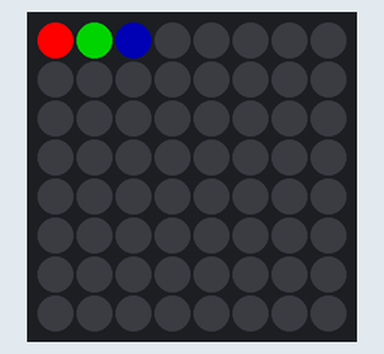
The program below on a simulated ESP8266 board running MicroPython. On the bench: 8×8 RGB LED matrix (first LED top left, wired row by row). Dim RGB values are drawn brighter than linear. At 25.7 s the program stops and its outputs stay as they are.

Above: at 0.1 s.
At 2.13 s:
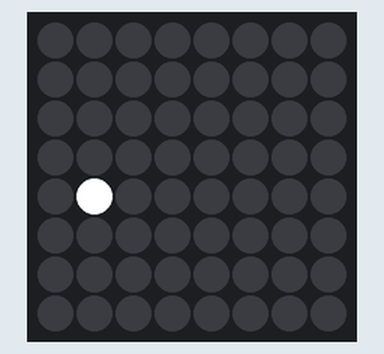
At 4.06 s:
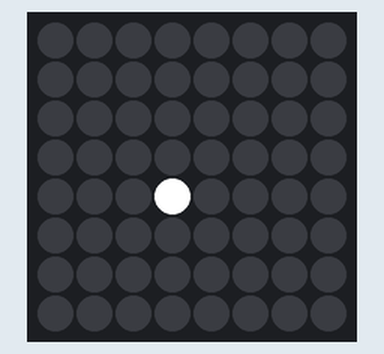
At 6.0 s:
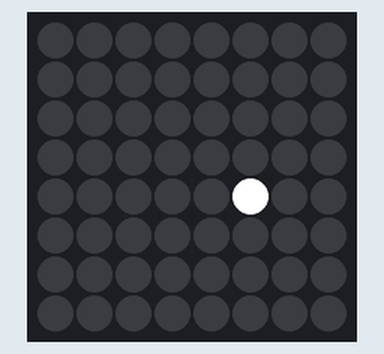
At 8.25 s:
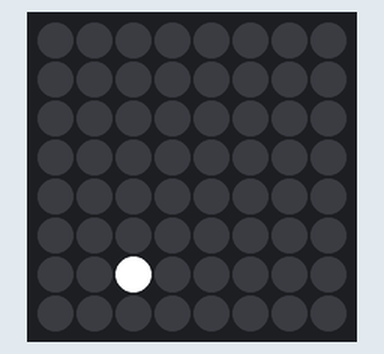
At 25.0 s:
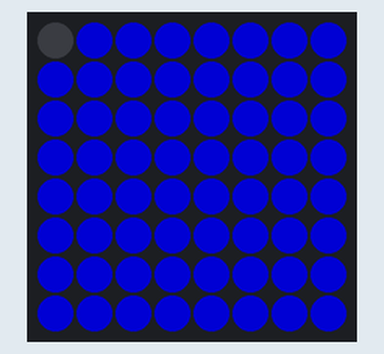

The program:

demoNeopixels.py
```python
# demoNeopixels - demo of neopixels
# accoriding to
# https://docs.micropython.org/en/latest/esp8266/esp8266/tutorial/neopixel.html
# 2017_0125 PePo new

import machine, neopixel

# LED matrix: 8 * 8 pixels
PIXEL_WIDTH = 8
PIXEL_HEIGHT = 8

#This configures a NeoPixel LED-matrix on GPIO13 with 8*8 pixels.
np = neopixel.NeoPixel(machine.Pin(13), PIXEL_WIDTH*PIXEL_HEIGHT)

#To set the colour of pixels use:
np[0] = (255, 0, 0) # set to red, full brightness
np[1] = (0, 128, 0) # set to green, half brightness
np[2] = (0, 0, 64)  # set to blue, quarter brightness

#Then use the write() method to output the colours to the LEDs:
np.write()

#The following demo function makes a fancy show on the LEDs:
import time
time.sleep_ms(1000) # wacht even ...

def demo(np):
    n = np.n

    # cycle
    for i in range(4 * n):
        for j in range(n):
            np[j] = (0, 0, 0)
        np[i % n] = (255, 255, 255)
        np.write()
        time.sleep_ms(25)

    # bounce
    for i in range(4 * n):
        for j in range(n):
            np[j] = (0, 0, 128)
        if (i // n) % 2 == 0:
            np[i % n] = (0, 0, 0)
        else:
            np[n - 1 - (i % n)] = (0, 0, 0)
        np.write()
        time.sleep_ms(60)

    # fade in/out
    for i in range(0, 4 * 256, 8):
        for j in range(n):
            if (i // 256) % 2 == 0:
                val = i & 0xff
            else:
                val = 255 - (i & 0xff)
            np[j] = (val, 0, 0)
        np.write()

    # clear
    for i in range(n):
        np[i] = (0, 0, 0)
    np.write()

# Execute it using:
demo(np)
```

Measured:
- what the display in image 5 shows lasts 0.7 s, from 24.9 s to 25.6 s
